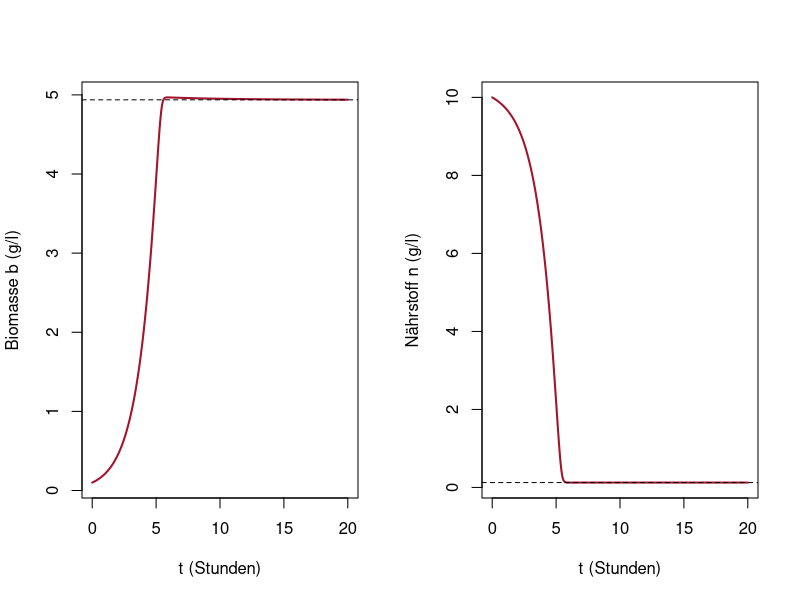

Recreate this plot in R.
# Abb. 4.20: Biomasse und Nährstoff im Bioreaktor (Buch, Abschnitt 4.4, Gl. 4.17)
# db/dt = K(n) b - D b,  dn/dt = -nu K(n) b - D n + D n_in  mit K(n) = kmax n/(k50 + n), D = 0.2, n_in = 10, nu = 2, kmax = 1, k50 = 0.5
# Start mit b(0) = 0.1 g/l und n(0) = n_in; gestrichelt der stationäre Zustand n* = D k50/(kmax - D), b* = (n_in - n*)/nu
# (c) 2026 Philipp Kügler · Programm zum Buch „Dynamische Systeme in den Lebenswissenschaften“ · MIT-Lizenz (siehe LICENSE)
library(deSolve)                         # Paket deSolve: install.packages("deSolve")
D <- 0.2; nin <- 10; nu <- 2; kmax <- 1; k50 <- 0.5    # D in 1/h, Konzentrationen in g/l
K <- function(n) kmax * n / (k50 + n)                  # Wachstumsrate nach Monod
f <- function(t, z) c(K(z[2]) * z[1] - D * z[1], -nu * K(z[2]) * z[1] - D * z[2] + D * nin)
loese <- function(f, z0, t) ode(z0, t, function(t, z, p) list(f(t, z)), NULL, method = "lsoda", rtol = 1e-10, atol = 1e-12)

x <- loese(f, c(0.1, nin), seq(0, 20, length.out = 2001))
b <- x[, 2]; n <- x[, 3]
ns <- D * k50 / (kmax - D); bs <- (nin - ns) / nu
cat(sprintf("stationär: n* = %.4f g/l,  b* = %.4f g/l\n", ns, bs))
cat(sprintf("b(20) = %.4f,  n(20) = %.4f;  größte Biomasse %.4f bei t = %.2f h\n", b[length(b)], n[length(n)], max(b), x[which.max(b), 1]))
par(mfrow = c(1, 2))
plot(x[, 1], b, type = "l", col = rgb(0.64, 0.08, 0.18), lwd = 2, xlab = "t (Stunden)", ylab = "Biomasse b (g/l)"); abline(h = bs, lty = 2)
plot(x[, 1], n, type = "l", col = rgb(0.64, 0.08, 0.18), lwd = 2, xlab = "t (Stunden)", ylab = "Nährstoff n (g/l)"); abline(h = ns, lty = 2)
